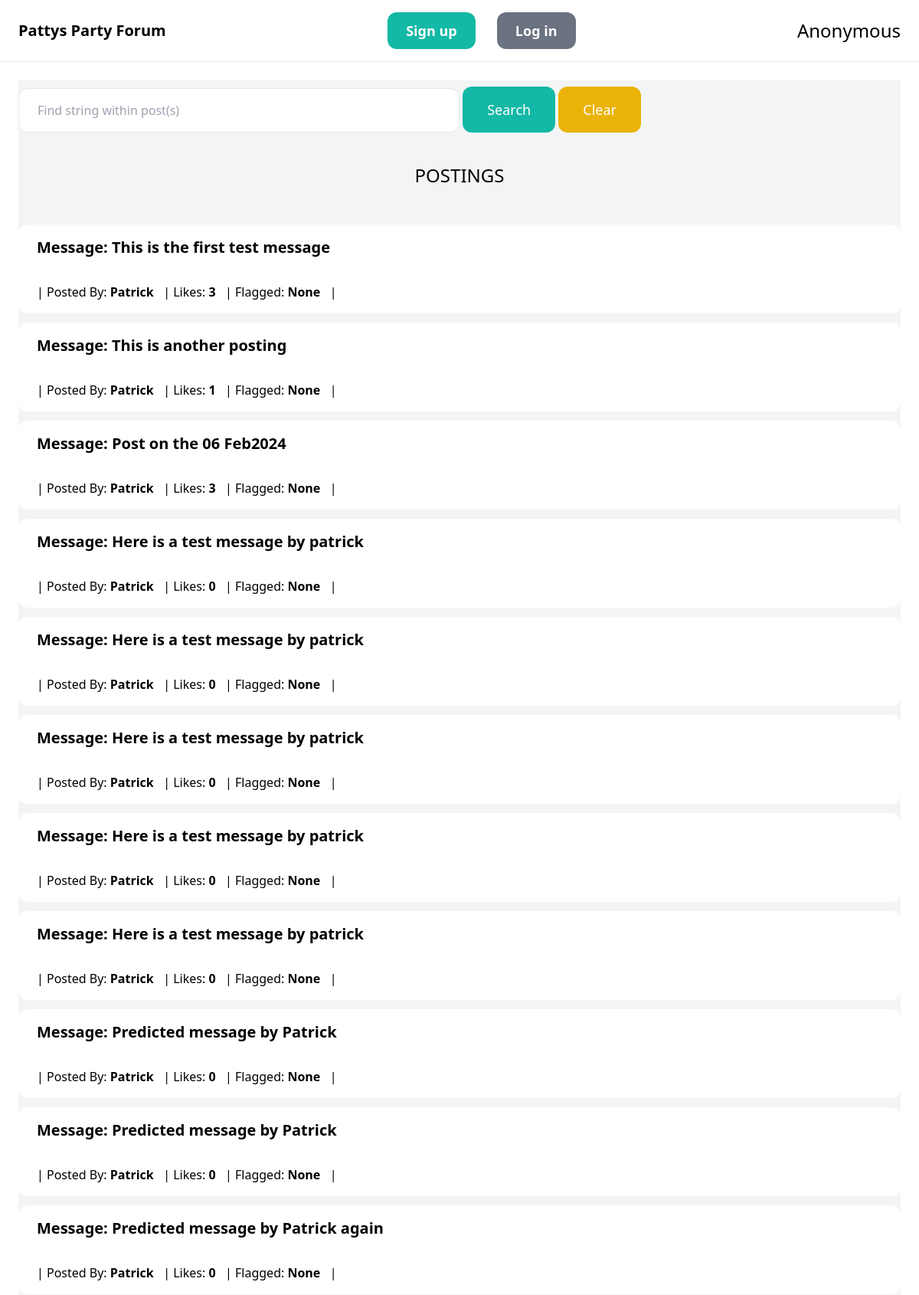
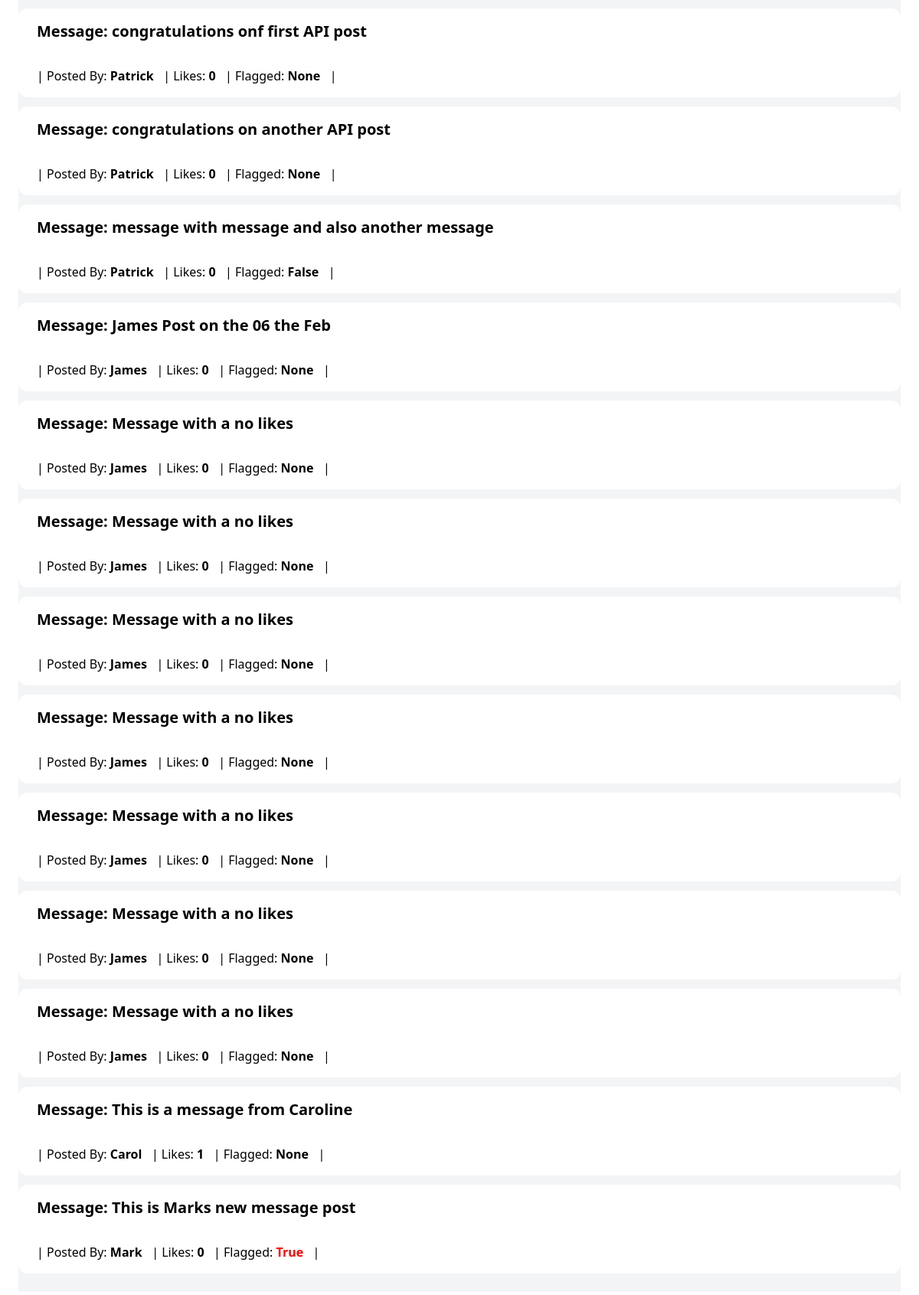
/posts/, run on the app's committed database (2 pictures, top to bottom).
### post/models.py (models this page shows, shortened)
class Post(models.Model):
    message = models.CharField(max_length=255)
    flagged = models.BooleanField(blank=True, null=True)
    created_by = models.ForeignKey(User, related_name='user_posts', on_delete=models.CASCADE)
    created_at = models.DateTimeField(auto_now_add=True)
    class Meta:
        verbose_name_plural = 'Posts'
        permissions = (
            ("regular_users", "Can Post, comment and Like"),
            ("moderator_users", "Can tag posts as misleading"),
        )

### post/views.py (the view)
# urls.py: path('posts/', include('post.urls')),
def posts(request):
    query = request.GET.get('query', '')
    posts = Post.objects.filter().annotate(count_likes=Count('post_likes'))
    if query:
        posts = posts.filter(Q(message__icontains=query))
        for post in posts:
            print(post.message.count(query))
            post.frequency_count = post.message.count(query)
        reversed_post_list = sorted(posts, key=lambda s: s.frequency_count, reverse=True)
        return render(request, 'posts.html', {
            'posts': reversed_post_list,
            'query': query
        })
    else:
        return render(request, 'posts.html', {
            'posts': posts,
            'query': query
        })

### post/templates/posts.html (shortened to what this page needs)
{% extends 'base.html' %}
{% block content %}
    <div class="pb-6  bg-gray-100">
        <div class="col-span-1">
            <form method="get" action="{% url 'post:posts' %}">
                <input name="query" class="w-1/2 py-4 px-6 border rounded-xl" type="text" value="{{ query }}" placeholder="Find string within post(s)">
                <button class="text-center mt-2 mb-4 py-4 px-8 text-lg bg-teal-500 text-white rounded-xl">Search</button>
                 <a href="{% url 'post:posts' %}" class="mt-2 py-4 px-8 inline-block bg-yellow-500 text-lg rounded-xl text-white">Clear</a>
            </form>
        </div>
    </div>
    {% include 'postings.html' %}
{% endblock %}

### templates/postings.html (shortened to what this page needs)
<div class="pb-6  bg-gray-100">
    <h3 class="mb-12 text-2xl text-center">POSTINGS</h3>
    <div class="col-span-3">
        <div class="grid  gap-3">
            {% for post in posts %}
                <div>
                    <a href="{% url 'post:detail' post.id %}">
                        <div class=" text-xl font-semibold py-4 px-6 p-6 bg-white rounded-t-xl">
                            Message: {{ post.message }}
                        </div>
                        <div class="py-4 px-6 p-6 bg-white rounded-b-xl">
                            | Posted By: <b> {{ post.created_by }} </b> &nbsp |
                            Likes: <b> {{ post.count_likes }} </b> &nbsp |
                            {%  if post.flagged %}
                                Flagged:  <b style="color: red"> {{ post.flagged }} </b> &nbsp |
                            {%  else %}
                                Flagged:  <b > {{ post.flagged }} </b> &nbsp |
                            {%  endif %}
                        </div>
                    </a>
                </div>
            {% endfor %}
        </div>
    </div>
</div>

### data on the page
Post: message "This is the first test message", created_by "Patrick", count_likes "3", flagged "None"
Post: message "This is another posting", created_by "Patrick", count_likes "1", flagged "None"
Post: message "Post on the 06 Feb2024", created_by "Patrick", count_likes "3", flagged "None"
Post: message "Here is a test message by patrick", created_by "Patrick", count_likes "0", flagged "None"
Post: message "Here is a test message by patrick", created_by "Patrick", count_likes "0", flagged "None"
Post: message "Here is a test message by patrick", created_by "Patrick", count_likes "0", flagged "None"
Post: message "Here is a test message by patrick", created_by "Patrick", count_likes "0", flagged "None"
Post: message "Here is a test message by patrick", created_by "Patrick", count_likes "0", flagged "None"
Post: message "Predicted message by Patrick", created_by "Patrick", count_likes "0", flagged "None"
Post: message "Predicted message by Patrick", created_by "Patrick", count_likes "0", flagged "None"
Post: message "Predicted message by Patrick again", created_by "Patrick", count_likes "0", flagged "None"
Post: message "congratulations onf first API post", created_by "Patrick", count_likes "0", flagged "None"
Post: message "congratulations on another API post", created_by "Patrick", count_likes "0", flagged "None"
Post: message "message with message and also another message", created_by "Patrick", count_likes "0", flagged "False"
Post: message "James Post on the 06 the Feb", created_by "James", count_likes "0", flagged "None"
Post: message "Message with a no likes", created_by "James", count_likes "0", flagged "None"
Post: message "Message with a no likes", created_by "James", count_likes "0", flagged "None"
Post: message "Message with a no likes", created_by "James", count_likes "0", flagged "None"
Post: message "Message with a no likes", created_by "James", count_likes "0", flagged "None"
Post: message "Message with a no likes", created_by "James", count_likes "0", flagged "None"
Post: message "Message with a no likes", created_by "James", count_likes "0", flagged "None"
Post: message "Message with a no likes", created_by "James", count_likes "0", flagged "None"
Post: message "This is a message from Caroline", created_by "Carol", count_likes "1", flagged "None"
Post: message "This is Marks new message post", created_by "Mark", count_likes "0", flagged "True"
